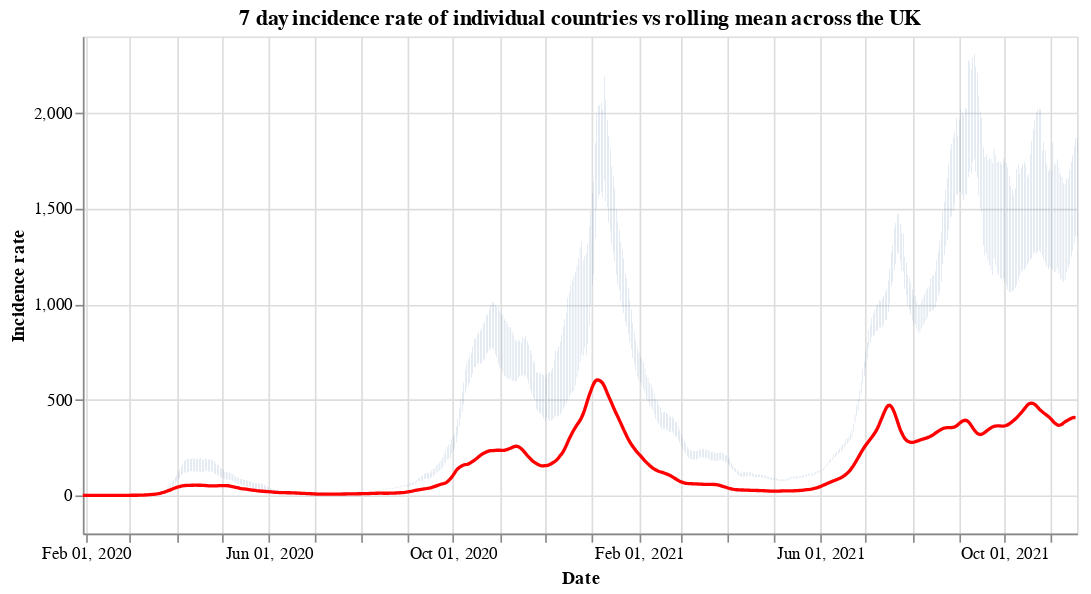

Here is the notebook cell this chart was saved with:
### Code cell
#collapse
countries = uk_cases['areaName'].unique()
countries.sort()

selection = alt.selection_single(
    name='Select',
    fields=['areaName'],
    init={'areaName': 'Wales'},
    bind={'areaName': alt.binding_select(options=countries)}
)

# scatter plot, modify opacity based on selection
bars = alt.Chart(uk_cases).mark_bar().add_selection(
    selection
).encode(
    x=alt.X("yearmonthdate(date):T", axis=alt.Axis(title='Date')),
    y=alt.Y("weeklyCasesRate:Q", axis=alt.Axis(title='Incidence rate')),
    tooltip='weeklyCasesRate:Q',
    opacity=alt.condition(selection, alt.value(1), alt.value(0))
).properties(title=f'7 day incidence rate of individual countries vs rolling mean across the UK', width=600)

line = alt.Chart(overview_cases).mark_line(
    color='red',
    size=2,
).transform_window(
    rolling_mean='mean(weeklyCasesRate)',
    frame=[0, 7]
).encode(
    x='yearmonthdate(date):T',
    y='rolling_mean:Q'
)

alt.layer(bars, line)

### Figure 1 — Vega-Lite specification as saved in the notebook (floating-point values rounded to 4 significant figures; data arrays with more than 128 entries replaced by an {"elided": "..."} marker saying what was removed)
{"config": {"view": {"continuousWidth": 400, "continuousHeight": 300}}, "layer": [{"data": {"name": "data-17ff906714e979c79b34bafb9d512305"}, "mark": "bar", "encoding": {"opacity": {"condition": {"value": 1, "selection": "Select"}, "value": 0}, "tooltip": {"type": "quantitative", "field": "weeklyCasesRate"}, "x": {"type": "temporal", "axis": {"title": "Date"}, "field": "date", "timeUnit": "yearmonthdate"}, "y": {"type": "quantitative", "axis": {"title": "Incidence rate"}, "field": "weeklyCasesRate"}}, "selection": {"Select": {"type": "single", "fields": ["areaName"], "init": {"areaName": "Wales"}, "bind": {"areaName": {"input": "select", "options": ["England", "Northern Ireland", "Scotland", "Wales"]}}}}, "title": "7 day incidence rate of individual countries vs rolling mean across the UK", "width": 600}, {"data": {"name": "data-b42e2f4b2b595e9a7cb0eb90bb5443ef"}, "mark": {"type": "line", "color": "red", "size": 2}, "encoding": {"x": {"type": "temporal", "field": "date", "timeUnit": "yearmonthdate"}, "y": {"type": "quantitative", "field": "rolling_mean"}}, "transform": [{"window": [{"op": "mean", "field": "weeklyCasesRate", "as": "rolling_mean"}], "frame": [0, 7]}]}], "$schema": "https://vega.github.io/schema/vega-lite/v4.8.1.json", "datasets": {"data-17ff906714e979c79b34bafb9d512305": {"elided": "2540 records"}, "data-b42e2f4b2b595e9a7cb0eb90bb5443ef": {"elided": "658 records"}}}
